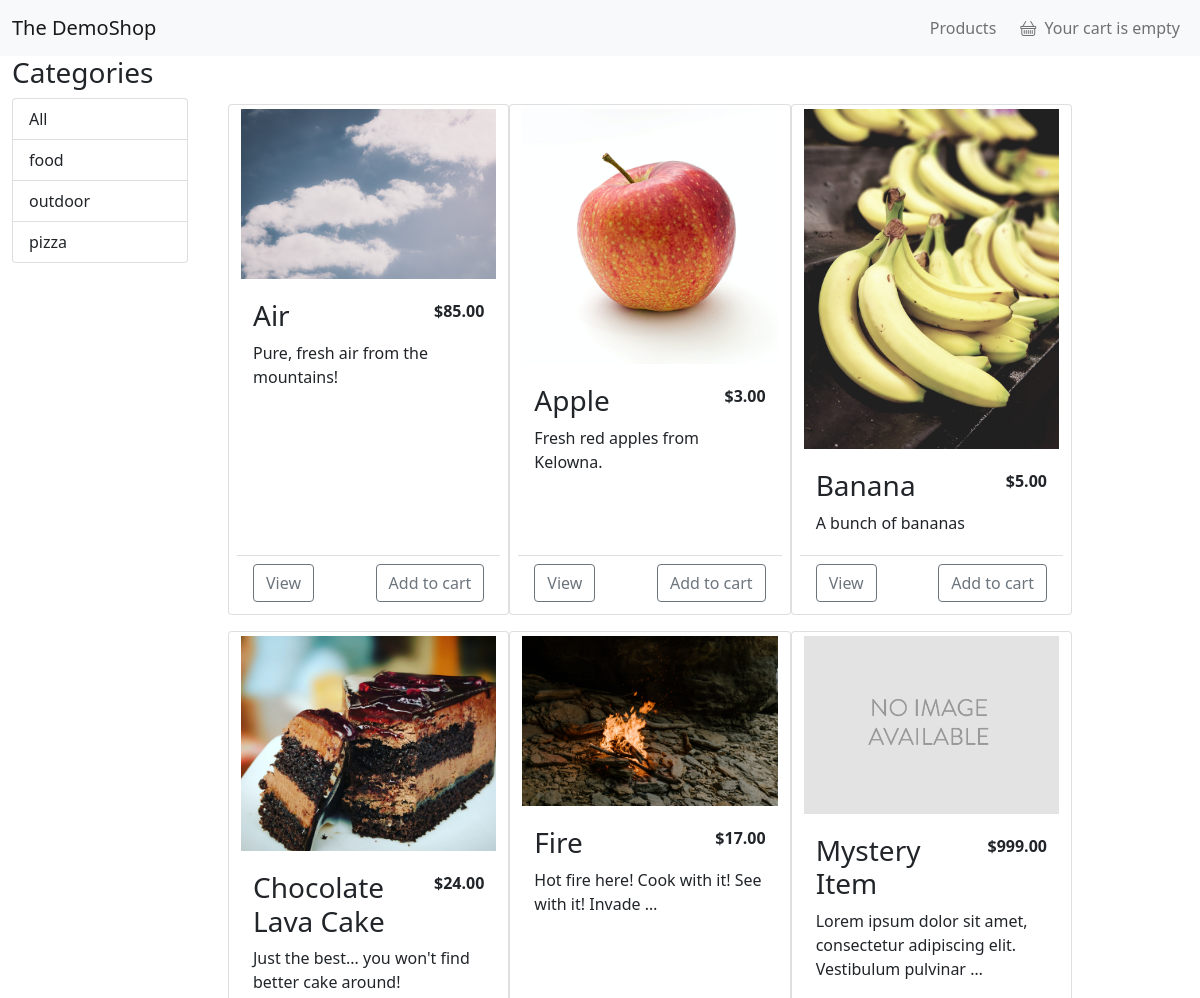
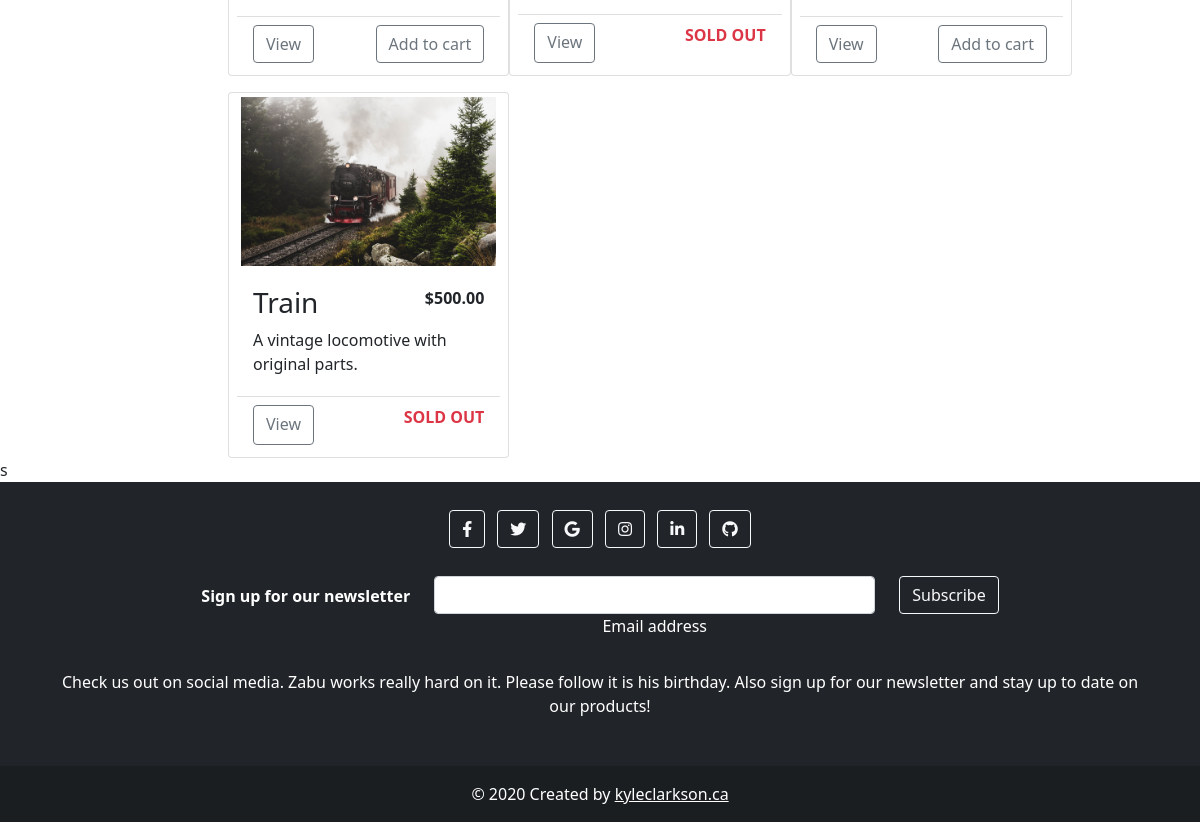
Screenshot of /products/ with the database file from the repository (2 pictures, top to bottom).
### shop/models.py (models this page shows, shortened)
class Category(models.Model):
    name = models.CharField(max_length=200, db_index=True)
    slug = models.SlugField(max_length=200, unique=True)
    class Meta:
        ordering = ('name',)
        verbose_name = 'Category'
        verbose_name_plural = 'Categories'
    def __str__(self):
        return self.name

class Product(models.Model):
    category = models.ForeignKey(Category,
                                 related_name='products',
                                 on_delete=models.CASCADE)
    name = models.CharField(max_length=200, db_index=True)
    slug = models.SlugField(max_length=200, db_index=True)
    image = models.ImageField(upload_to='products/%Y/%m/%d',
                              default='products/no_image.png')
    description = models.TextField(blank=True)
    price = models.DecimalField(max_digits=10, decimal_places=2)
    quantity = models.PositiveIntegerField(default=0)
    available = models.BooleanField(default=True)
    featured = models.BooleanField(default=False)
    created = models.DateTimeField(auto_now_add=True)
    updated = models.DateTimeField(auto_now=True)
    class Meta:
        ordering = ('name',)
        index_together = (('id', 'slug'),)
    def get_absolute_url(self):
        return reverse('shop:product_detail', args=[self.id, self.slug])

### shop/views.py (the view)
# urls.py: path('products/', views.product_list, name='product_list'),
def product_list(request, category_slug=None):
    category = None
    categories = Category.objects.all()
    products = Product.objects.filter(available=True)
    if category_slug:
        category = get_object_or_404(Category, slug=category_slug)
        products = products.filter(category=category)
    context = {
        'category': category,
        'categories': categories,
        'products': products,
    }
    return render(request, 'shop/product/list.html', context)

### cart/cart.py (called while the page is built)
    def __len__(self):
        return sum(item['quantity'] for item in self.cart.values())

### cart/context_processors.py (called while the page is built)
def cart(request):
    return {
        'cart': Cart(request),
    }

### shop/templates/shop/product/list.html (shortened to what this page needs)
{% extends 'base.html' %}
{% load  static %}
{% block content %}
    <div class="container-fluid">
        <div class="row">
            <div class="col-2">
                <h3 class="">Categories</h3>
                <div class="list-group">
                    <a href="{% url 'shop:product_list' %}" class="list-group-item list-group-item-action">All</a>
                    {% for category in categories %}
                        <a href="{% url 'shop:product_list_by_category' category.slug %}" class="list-group-item list-group-item-action">{{ category}}</a>
                    {% endfor %}
                </div>
            </div>
            <div class="col-9">
                <div class="container min-vh-100 pt-5" id="featured">
                    <div class="row row-cols-1 row-cols-sm-1 row-cols-md-2 row-cols-lg-3 g-3">
                        {% for product in products %}
                            {% include 'shop/product/product_card.html' %}
                        {% endfor %}
                    </div>
                </div>
            </div>
        </div>
    </div>s
{% endblock %}

### shop/templates/shop/product/product_card.html (shortened to what this page needs)
{% load thumbnail %}
<div class="card shadow-md">
    <div class="text-center">
        <a href="{{ product.get_absolute_url }}">
            {% thumbnail product.image "360x240" crop='center' as im %}
                <img class="img-fluid p-1 rounded" src="{{ im.url }}" width="{{ im.width }}" height="{{ im.height }}">
            {% endthumbnail %}
        </a>
    </div>
    <div class="card-body">
        <div class="d-flex justify-content-between">
            <h3>{{ product.name }}</h3>
            <p><strong>${{ product.price }}</strong></p>
        </div>
        <div class="d-flex">
            <p class="card-text">
                {{ product.description|truncatewords:10 }}
            </p>
        </div>
    </div>
    <div class="card-footer my-1 bg-transparent">
        <div class="d-flex justify-content-between">
            <a href="{{ product.get_absolute_url }}"
               class="btn btn-md btn-outline-secondary">View</a>
            {% if product.quantity > 0 %}
                <form action="{% url "cart:cart_add" product.id %}" method="POST">
                    <input class="btn btn-md btn-outline-secondary" type="submit"
                           value="Add to cart">
                </form>
            {% else %}
                <p class="text-danger"><strong>SOLD OUT</strong></p>
            {% endif %}
        </div>
    </div>
</div>

### rows the page displays
Category: name "food"
Category: name "outdoor"
Category: name "pizza"
Product: shows a picture, name "Air", price "85.00", description "Pure, fresh air from the mountains!"
Product: shows a picture, name "Apple", price "3.00", description "Fresh red apples from Kelowna."
Product: shows a picture, name "Banana", price "5.00", description "A bunch of bananas"
Product: shows a picture, name "Chocolate Lava Cake", price "24.00", description "Just the best... you won't find better cake around!"
Product: shows a picture, name "Fire", price "17.00", description "Hot fire here! Cook with it! See with it! Invade …", quantity "SOLD OUT"
Product: shows a picture, name "Mystery Item", price "999.00", description "Lorem ipsum dolor sit amet, consectetur adipiscing elit. Vestibulum pulvinar …"
Product: shows a picture, name "Train", price "500.00", description "A vintage locomotive with original parts.", quantity "SOLD OUT"
